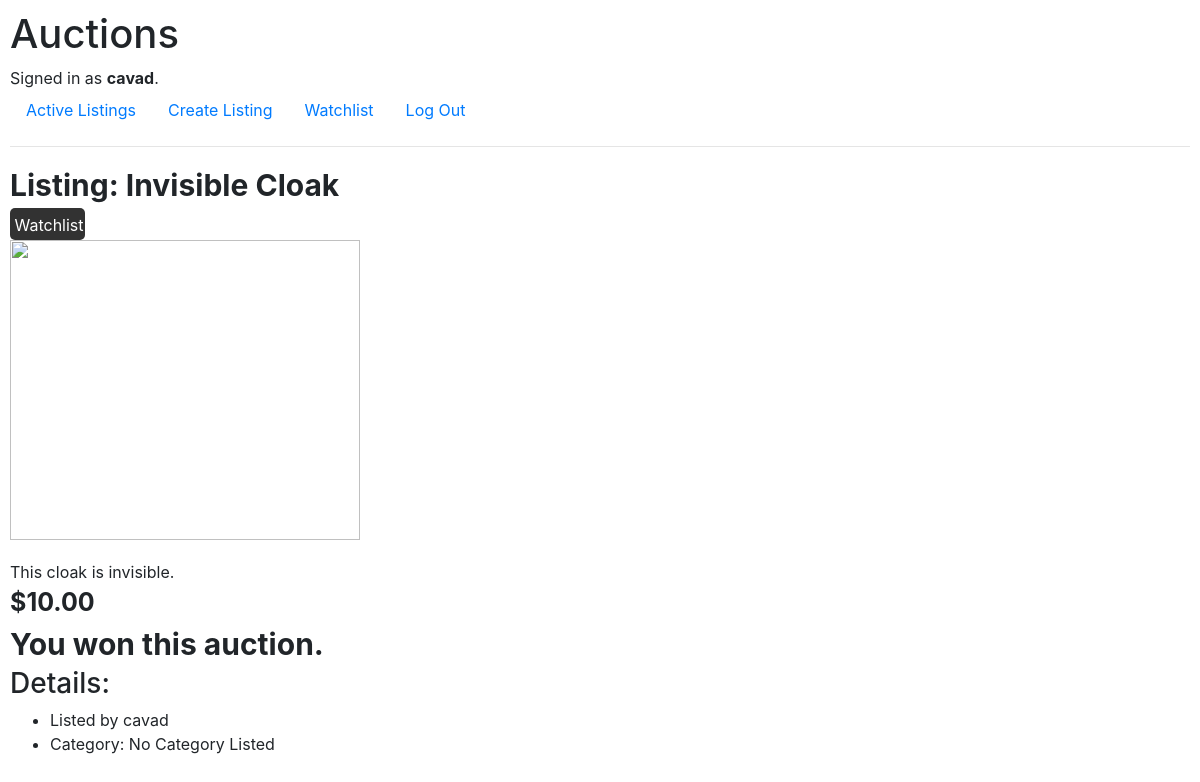
The page /listing/2/ (signed in) on the database its author committed.
### auctions/models.py (models this page shows, shortened)
class User(AbstractUser):
    pass

class Listing(models.Model):
    title = models.CharField(max_length=100)
    description = models.TextField()
    starting_bid = models.DecimalField(max_digits=10, decimal_places=2)
    current_price = models.DecimalField(max_digits=10, decimal_places=2, blank=True, default=-1)
    image_url = models.URLField(blank=True, null=True)
    category = models.CharField(max_length=50, blank=True, null=True)
    created_at = models.DateTimeField(auto_now_add=True)
    is_active = models.BooleanField(default=True)
    owner = models.ForeignKey(User, on_delete=models.CASCADE, related_name="listings")
    winner = models.ForeignKey(User, on_delete=models.SET_NULL, null=True, blank=True, related_name="won_auctions")

### auctions/views.py (the view)
# urls.py: path("listing/<int:id>/", views.open_listing, name="open_listing"),
@login_required
def open_listing(request, id):
    listing = Listing.objects.get(pk=id)
    count = Listing.objects.get(pk=id).bids.all().count()
    try:
        is_watching = True if User.objects.get(pk=request.user.id).watchlist.get(listing=id) else False
    except:
        is_watching = False
    context = {"listing": listing, "count": count, 'is_watching': is_watching}
    return render(request, 'auctions/listing.html', context)

### auctions/templates/auctions/listing.html
{% extends 'auctions/layout.html' %}
{% block body %}
    <div style="font-weight:bold; font-size:30px;">Listing: {{listing.title}}</div>
    {% if is_watching %}
        <div style="background-color: rgb(50, 50, 50); border-radius: 5px; width: 75px; height: 32px; padding: 4.5px;">
            <a href="{% url 'remove_watching' listing.id %}" style="text-decoration: none; color: white;">Watchlist</a>
        </div>
    {% else %}
        <div style="background-color: rgb(222, 222, 222); border-radius: 5px; width: 130px; height: 32px; padding: 4.5px; margin: 3px;">
            <a href="{% url 'add_watching' listing.id %}" style="text-decoration: none; color: black;">Add to Watchlist</a>
        </div>
    {% endif %}
    <div style="width:100%; height: 320px;"><img style="width: 350px; height: 300px;" src="{{listing.image_url}}" alt=""></div>
    <div>{{listing.description}}</div>
    <div style="font-weight:bold; font-size:25px;">${{listing.current_price}}</div>
    {% if request.user.is_authenticated and listing.is_active %}
        <div>{{count}} bid(s) so far. Your bid is the current bid.</div>
        <form action="{% url 'place_bid' listing.id %}" style="margin-left:1px;" method="post">
            {% csrf_token %}
            <input type="text" name="bid" placeholder="Bid" style="display: block; width: 100%; height: 45px; margin-bottom: 8px; padding: 8px; border-radius: 5px;">
            <input type="submit" value="Place Bid" style="background-color: rgb(82, 82, 252); color: white; border: 0.1px; border-radius: 5px; width: 110px; height: 45px; font-size:19px;">
        </form>
    {% elif not listing.is_active %}
        {% if request.user.id == listing.winner.id %}
            <div style="font-size:30px;"><strong>You won this auction.</strong></div>
        {% else %}
            <div style="font-size:30px;"><strong>The auction is no longer active.</strong></div>
        {% endif %}
    {% endif %}
    <h3>Details:</h2>
    <ul>
        <li>Listed by {{listing.owner}}</li>
        {% if listing.category %}
            <li>Category: {{listing.category}}</li>
        {% else %}
            <li>Category: No Category Listed</li>
        {% endif %}
    </ul>
{% endblock %}

### auctions/templates/auctions/layout.html (shortened to what this page needs)
{% load static %}
<!DOCTYPE html>
<html lang="en">
    <head>
        <link rel="stylesheet" href="https://stackpath.bootstrapcdn.com/bootstrap/4.4.1/css/bootstrap.min.css">
        <link href="{% static 'auctions/style.css' %}" rel="stylesheet">
    </head>
    <body>
        <h1>Auctions</h1>
        <div>
            {% if request.user.is_authenticated %}
                Signed in as <strong>{{ user.username }}</strong>.
            {% else %}
                Not signed in.
            {% endif %}
        </div>
        <ul class="nav">
            <li class="nav-item">
                <a class="nav-link" href="{% url 'index' %}">Active Listings</a>
            </li>
            {% if user.is_authenticated %}
                <li class="nav-item">
                    <a class="nav-link" href="{% url 'create_listing' %}">Create Listing</a>
                </li>
                <li class="nav-item">
                    <a class="nav-link" href="{% url 'watch_list' %}">Watchlist</a>
                </li>
                <li class="nav-item">
                    <a class="nav-link" href="{% url 'logout' %}">Log Out</a>
                </li>
            {% endif %}
        </ul>
        <hr>
        {% block body %} {% endblock %}
    </body>
</html>

### auctions/static/auctions/style.css (style rules this page uses)
body { padding: 10px; }

### rows shown on the page
User: username "cavad"
Listing: title "Invisible Cloak", description "This cloak is invisible.", current_price "10.00", owner "cavad"
